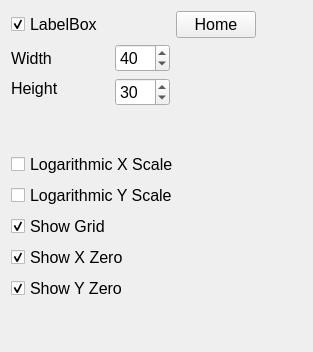
     <widget class="QWidget" name="optionsTab" >
      <attribute name="title" >
       <string>Options</string>
      </attribute>
      <layout class="QVBoxLayout" name="verticalLayout_2" >
       <item>
        <layout class="QVBoxLayout" name="verticalLayout" >
         <item>
          <layout class="QGridLayout" name="gridLayout" >
           <item row="0" column="0" >
            <widget class="QCheckBox" name="labelBoxBox" >
             <property name="font" >
              <font>
               <pointsize>12</pointsize>
              </font>
             </property>
             <property name="toolTip" >
              <string>&lt;html>&lt;head>&lt;meta name="qrichtext" content="1" />&lt;style type="text/css">
p, li { white-space: pre-wrap; }
&lt;/style>&lt;/head>&lt;body style=" font-family:'Arial'; font-size:12pt; font-weight:400; font-style:normal; text-decoration:none;">
&lt;p style=" margin-top:0px; margin-bottom:0px; margin-left:0px; margin-right:0px; -qt-block-indent:0; text-indent:0px;">Toggles the visibility of the label (or statistics) box&lt;/p>&lt;/body>&lt;/html></string>
             </property>
             <property name="text" >
              <string>LabelBox</string>
             </property>
             <property name="checked" >
              <bool>true</bool>
             </property>
            </widget>
           </item>
           <item rowspan="5" row="0" column="1" colspan="2" >
            <spacer>
             <property name="orientation" >
              <enum>Qt::Horizontal</enum>
             </property>
             <property name="sizeHint" stdset="0" >
              <size>
               <width>51</width>
               <height>20</height>
              </size>
             </property>
            </spacer>
           </item>
           <item row="0" column="3" >
            <widget class="QPushButton" name="labelHomePushButton" >
             <property name="font" >
              <font>
               <pointsize>12</pointsize>
              </font>
             </property>
             <property name="toolTip" >
              <string>Send the Label Box to its home position.</string>
             </property>
             <property name="text" >
              <string>Home</string>
             </property>
            </widget>
           </item>
           <item row="0" column="4" >
            <spacer>
             <property name="orientation" >
              <enum>Qt::Horizontal</enum>
             </property>
             <property name="sizeHint" stdset="0" >
              <size>
               <width>40</width>
               <height>20</height>
              </size>
             </property>
            </spacer>
           </item>
           <item rowspan="2" row="1" column="0" >
            <widget class="QLabel" name="label" >
             <property name="font" >
              <font>
               <pointsize>12</pointsize>
              </font>
             </property>
             <property name="text" >
              <string>Width</string>
             </property>
            </widget>
           </item>
           <item rowspan="2" row="1" column="2" >
            <widget class="QSpinBox" name="labelWidthSpinBox" >
             <property name="font" >
              <font>
               <family>Arial</family>
               <pointsize>12</pointsize>
              </font>
             </property>
             <property name="minimum" >
              <number>1</number>
             </property>
             <property name="maximum" >
              <number>100</number>
             </property>
             <property name="value" >
              <number>40</number>
             </property>
            </widget>
           </item>
           <item row="1" column="3" colspan="2" >
            <spacer name="horizontalSpacer" >
             <property name="orientation" >
              <enum>Qt::Horizontal</enum>
             </property>
             <property name="sizeHint" stdset="0" >
              <size>
               <width>40</width>
               <height>20</height>
              </size>
             </property>
            </spacer>
           </item>
           <item row="3" column="0" >
            <widget class="QLabel" name="label_2" >
             <property name="font" >
              <font>
               <pointsize>12</pointsize>
              </font>
             </property>
             <property name="text" >
              <string>Height</string>
             </property>
            </widget>
           </item>
           <item rowspan="2" row="3" column="2" >
            <widget class="QSpinBox" name="labelHeightSpinBox" >
             <property name="font" >
              <font>
               <family>Arial</family>
               <pointsize>12</pointsize>
              </font>
             </property>
             <property name="minimum" >
              <number>1</number>
             </property>
             <property name="maximum" >
              <number>100</number>
             </property>
             <property name="value" >
              <number>30</number>
             </property>
            </widget>
           </item>
           <item row="3" column="3" colspan="2" >
            <spacer name="horizontalSpacer_2" >
             <property name="orientation" >
              <enum>Qt::Horizontal</enum>
             </property>
             <property name="sizeHint" stdset="0" >
              <size>
               <width>40</width>
               <height>20</height>
              </size>
             </property>
            </spacer>
           </item>
          </layout>
         </item>
         <item>
          <spacer name="verticalSpacer_2" >
           <property name="orientation" >
            <enum>Qt::Vertical</enum>
           </property>
           <property name="sizeHint" stdset="0" >
            <size>
             <width>20</width>
             <height>40</height>
            </size>
           </property>
          </spacer>
         </item>
         <item>
          <widget class="QCheckBox" name="logXCheckBox" >
           <property name="font" >
            <font>
             <pointsize>12</pointsize>
            </font>
           </property>
           <property name="toolTip" >
            <string>&lt;html>&lt;head>&lt;meta name="qrichtext" content="1" />&lt;style type="text/css">
p, li { white-space: pre-wrap; }
&lt;/style>&lt;/head>&lt;body style=" font-family:'Arial'; font-size:12pt; font-weight:400; font-style:normal; text-decoration:none;">
&lt;p style=" margin-top:0px; margin-bottom:0px; margin-left:0px; margin-right:0px; -qt-block-indent:0; text-indent:0px;">Selects logarithmic or linear y scale&lt;/p>&lt;/body>&lt;/html></string>
           </property>
           <property name="text" >
            <string>Logarithmic X Scale</string>
           </property>
          </widget>
         </item>
         <item>
          <widget class="QCheckBox" name="logYCheckBox" >
           <property name="font" >
            <font>
             <pointsize>12</pointsize>
            </font>
           </property>
           <property name="toolTip" >
            <string>&lt;html>&lt;head>&lt;meta name="qrichtext" content="1" />&lt;style type="text/css">
p, li { white-space: pre-wrap; }
&lt;/style>&lt;/head>&lt;body style=" font-family:'Arial'; font-size:12pt; font-weight:400; font-style:normal; text-decoration:none;">
&lt;p style=" margin-top:0px; margin-bottom:0px; margin-left:0px; margin-right:0px; -qt-block-indent:0; text-indent:0px;">Selects logarithmic or linear y scale&lt;/p>&lt;/body>&lt;/html></string>
           </property>
           <property name="text" >
            <string>Logarithmic Y Scale</string>
           </property>
          </widget>
         </item>
         <item>
          <widget class="QCheckBox" name="gridCheckBox" >
           <property name="font" >
            <font>
             <pointsize>12</pointsize>
            </font>
           </property>
           <property name="toolTip" >
            <string>&lt;html>&lt;head>&lt;meta name="qrichtext" content="1" />&lt;style type="text/css">
p, li { white-space: pre-wrap; }
&lt;/style>&lt;/head>&lt;body style=" font-family:'Arial'; font-size:12pt; font-weight:400; font-style:normal; text-decoration:none;">
&lt;p style=" margin-top:0px; margin-bottom:0px; margin-left:0px; margin-right:0px; -qt-block-indent:0; text-indent:0px;">Toggles visibility of gridlines&lt;/p>&lt;/body>&lt;/html></string>
           </property>
           <property name="text" >
            <string>Show Grid</string>
           </property>
           <property name="checked" >
            <bool>true</bool>
           </property>
          </widget>
         </item>
         <item>
          <widget class="QCheckBox" name="xZeroCheckBox" >
           <property name="font" >
            <font>
             <pointsize>12</pointsize>
            </font>
           </property>
           <property name="toolTip" >
            <string>&lt;html>&lt;head>&lt;meta name="qrichtext" content="1" />&lt;style type="text/css">
p, li { white-space: pre-wrap; }
&lt;/style>&lt;/head>&lt;body style=" font-family:'Arial'; font-size:12pt; font-weight:400; font-style:normal; text-decoration:none;">
&lt;p style=" margin-top:0px; margin-bottom:0px; margin-left:0px; margin-right:0px; -qt-block-indent:0; text-indent:0px;">Toggles the visibility of the zero-line in x&lt;/p>&lt;/body>&lt;/html></string>
           </property>
           <property name="text" >
            <string>Show X Zero</string>
           </property>
           <property name="checked" >
            <bool>true</bool>
           </property>
          </widget>
         </item>
         <item>
          <widget class="QCheckBox" name="yZeroCheckBox" >
           <property name="font" >
            <font>
             <pointsize>12</pointsize>
            </font>
           </property>
           <property name="toolTip" >
            <string>&lt;html>&lt;head>&lt;meta name="qrichtext" content="1" />&lt;style type="text/css">
p, li { white-space: pre-wrap; }
&lt;/style>&lt;/head>&lt;body style=" font-family:'Arial'; font-size:12pt; font-weight:400; font-style:normal; text-decoration:none;">
&lt;p style=" margin-top:0px; margin-bottom:0px; margin-left:0px; margin-right:0px; -qt-block-indent:0; text-indent:0px;">Toggles the visibility of the zero-line in y&lt;/p>&lt;/body>&lt;/html></string>
           </property>
           <property name="text" >
            <string>Show Y Zero</string>
           </property>
           <property name="checked" >
            <bool>true</bool>
           </property>
          </widget>
         </item>
         <item>
          <spacer name="verticalSpacer" >
           <property name="orientation" >
            <enum>Qt::Vertical</enum>
           </property>
           <property name="sizeHint" stdset="0" >
            <size>
             <width>20</width>
             <height>40</height>
            </size>
           </property>
          </spacer>
         </item>
        </layout>
       </item>
      </layout>
     </widget>
